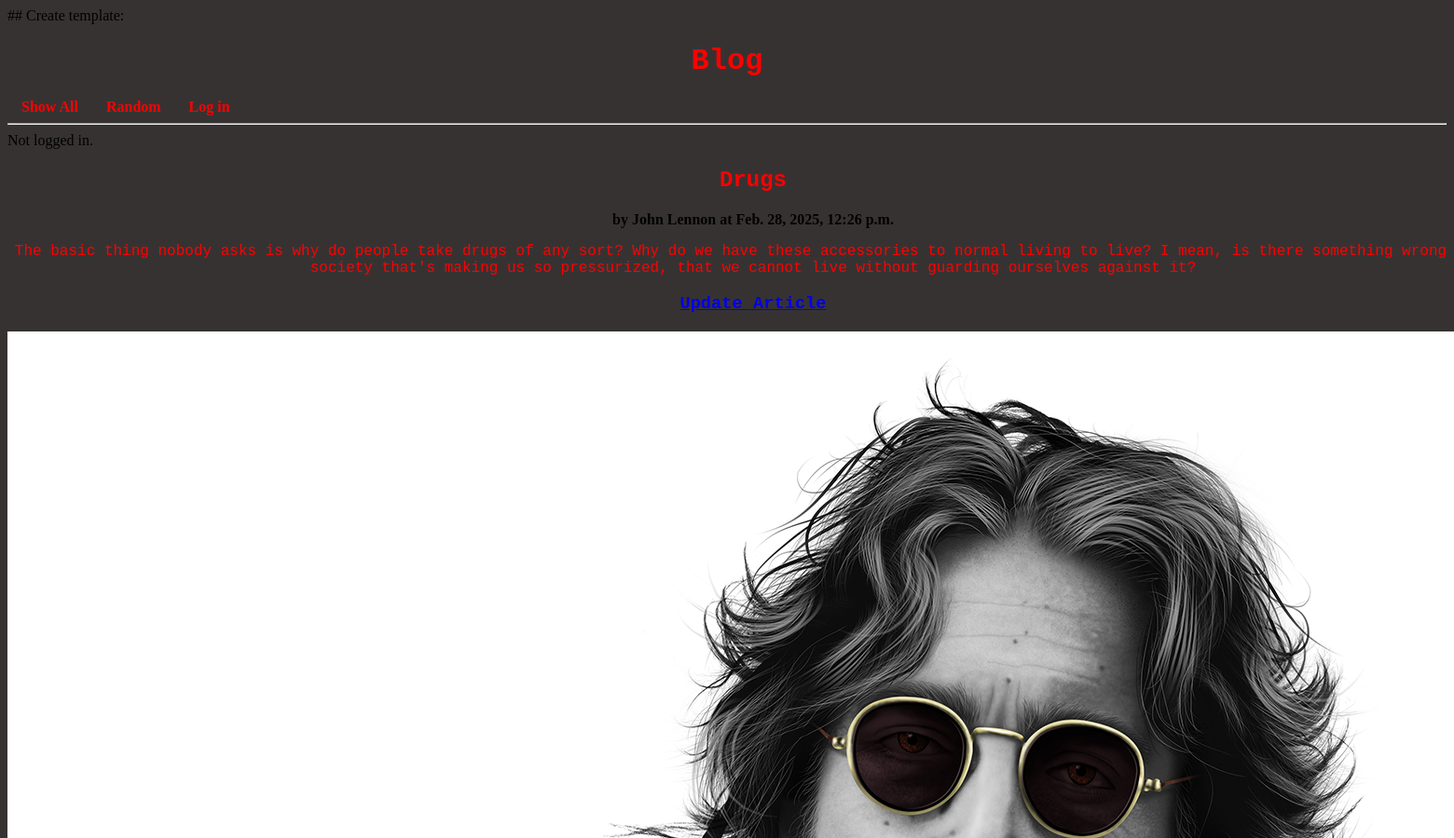
The page /blog/ (upper part) on the database as committed earlier.
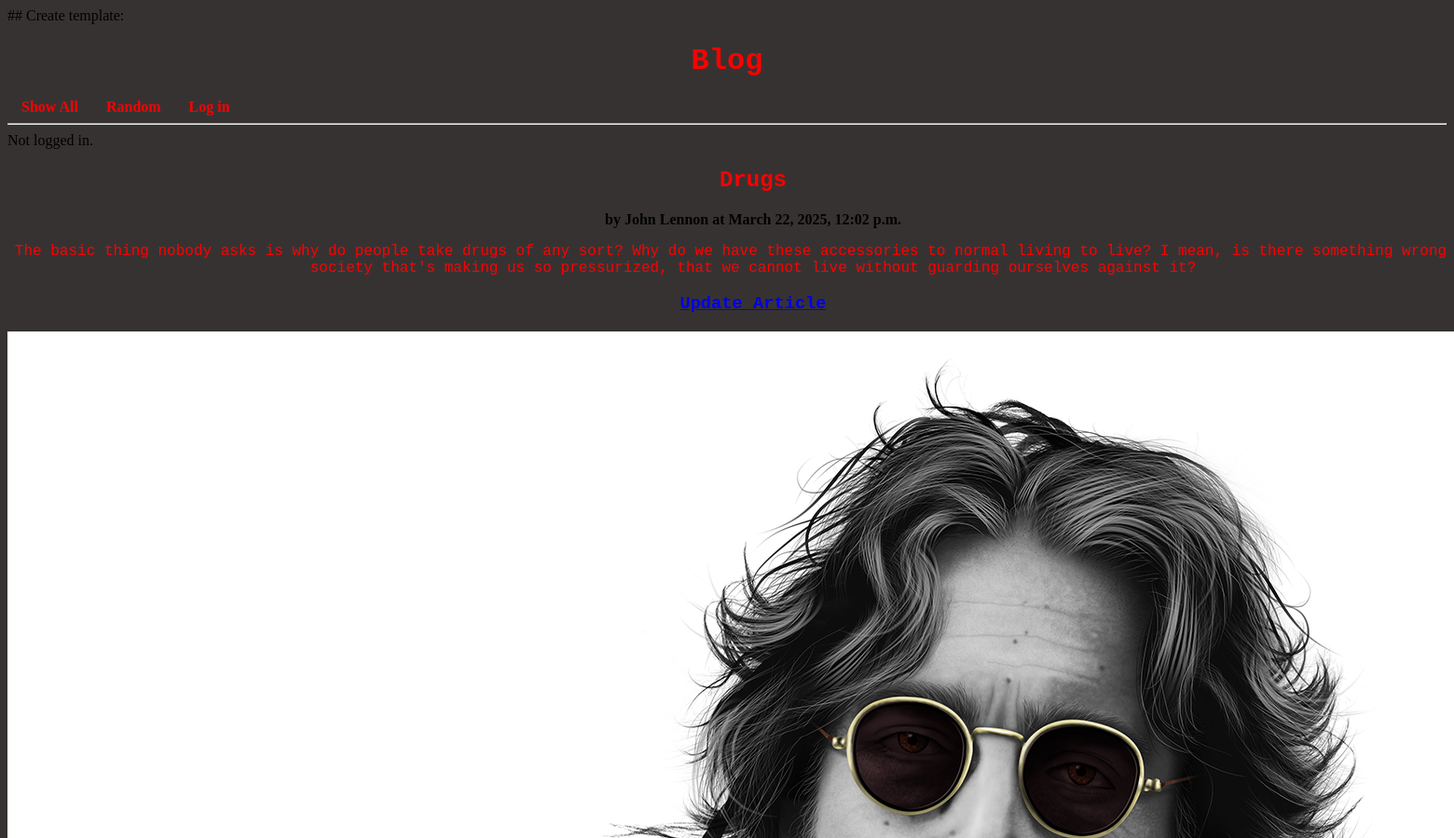
The same page on the database as committed later.
### blog/models.py (models this page shows, shortened)
class Article(models.Model):
    title = models.TextField(blank=True)
    author = models.TextField(blank=True)
    text = models.TextField(blank=True)
    published = models.DateTimeField(auto_now=True)
    image_file = models.ImageField(blank=True) # an actual image
    user = models.ForeignKey(User, on_delete=models.CASCADE) ## NEW
    def get_all_comments(self):
        comments = Comment.objects.filter(article=self)
        return comments

### blog/views.py (the view)
# urls.py: path('', RandomArticleView.as_view(), name='random'),
class RandomArticleView(DetailView):
    model = Article
    template_name = "blog/article.html"
    context_object_name = "article"
    def get_object(self):
        all_articles = Article.objects.all()
        article = random.choice(all_articles)
        return article

### blog/templates/blog/article.html (shortened to what this page needs)
{% extends 'blog/base.html' %}
{% block content %}
<main class="grid-container">
    <article class="featured">
        <div>
        <h2>{{article.title}}</h2>
        <strong>by {{article.author}} at {{article.published}}</strong>
        <p>
        {{article.text}}
        </p>
        <h3>
            <a href="{% url 'update_article' article.pk %}">Update Article</a>
        </h3>
        </div>
        {% if article.image_file %}
		<img src="{{article.image_file.url}}" alt="{{article.image_file}}">
        {% else %}
        <h3>No image</h3>
        {% endif %}
    </article>
</main>
{% endblock %}

### blog/templates/blog/base.html (shortened to what this page needs)
{% load static %}
<html>
    <head>
        <link rel="stylesheet" href="{% static 'styles.css' %}">
    </head>
    <body>
        <header>
            <h1>Blog</h1>
            <nav>
                <ul>
                    <li><a href="{% url 'show_all' %}">Show All</a></li>
                    <li><a href="{% url 'random' %}">Random</a></li>
                    {% if request.user.is_authenticated %}
                    <li><a href="{% url 'create_article' %}">Create</a></li>
                        <form action="{% url 'logout' %}" method="post">
                            {% csrf_token %}
                            <button type="submit">Logout</button>
                        </form>
                    {% else %}
                    <li><a href="{% url 'login' %}">Log in</a></li>
                    {% endif %}
                </ul>
                <hr>
                {% if request.user.is_authenticated %}
                Logged in user: {{ request.user }}.
                {% else %}
                Not logged in.
                {% endif %}
            </nav>
        </header>
    {% block content %}
    {% endblock %}
    </body>
</html>

### static/styles.css (style rules this page uses)
html { background: rgb(55, 50, 50); }
p, h1,h2, h3 { color: red; text-align: center; font-family: 'Courier New', Courier, monospace; }
nav ul { list-style: none; padding: 0; margin: 0; display: flex; }
nav ul li a { text-decoration: none; color: red; font-weight: bold; padding: 10px 15px; }
img { display: block; margin-bottom: 20px; }
main { display: grid; place-items: center; text-align: center; }

Rows that differ between the two databases and show on the page:
changed Article "Drugs": published "Feb. 28, 2025, 12:26 p.m." → "March 22, 2025, 12:02 p.m."
